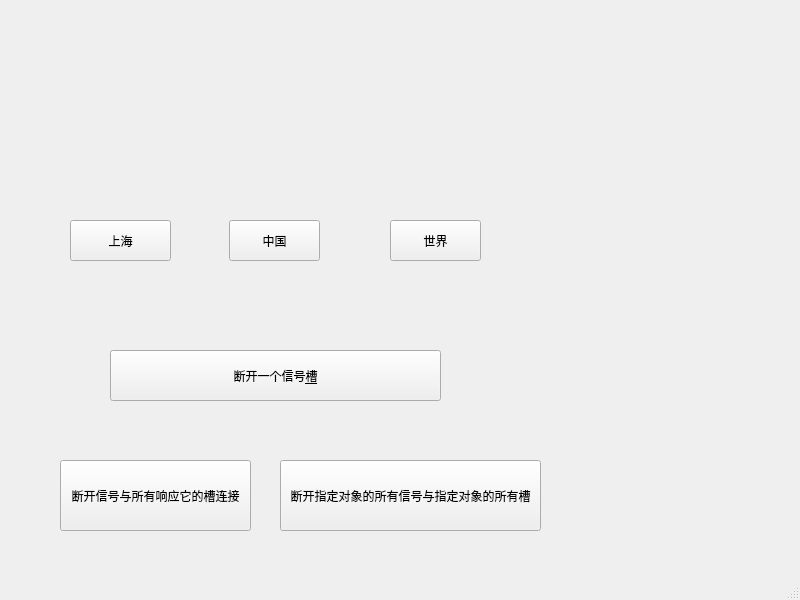
<?xml version="1.0" encoding="UTF-8"?>
<ui version="4.0">
 <class>MainWindow</class>
 <widget class="QMainWindow" name="MainWindow">
  <property name="geometry">
   <rect>
    <x>0</x>
    <y>0</y>
    <width>800</width>
    <height>600</height>
   </rect>
  </property>
  <property name="windowTitle">
   <string>MainWindow</string>
  </property>
  <widget class="QWidget" name="centralwidget">
   <widget class="QPushButton" name="shButton">
    <property name="geometry">
     <rect>
      <x>70</x>
      <y>220</y>
      <width>101</width>
      <height>41</height>
     </rect>
    </property>
    <property name="text">
     <string>上海</string>
    </property>
   </widget>
   <widget class="QPushButton" name="chButton">
    <property name="geometry">
     <rect>
      <x>229</x>
      <y>220</y>
      <width>91</width>
      <height>41</height>
     </rect>
    </property>
    <property name="text">
     <string>中国</string>
    </property>
   </widget>
   <widget class="QPushButton" name="wdButton">
    <property name="geometry">
     <rect>
      <x>390</x>
      <y>220</y>
      <width>91</width>
      <height>41</height>
     </rect>
    </property>
    <property name="text">
     <string>世界</string>
    </property>
   </widget>
   <widget class="QPushButton" name="pushButton">
    <property name="geometry">
     <rect>
      <x>110</x>
      <y>350</y>
      <width>331</width>
      <height>51</height>
     </rect>
    </property>
    <property name="text">
     <string>断开一个信号&amp;槽</string>
    </property>
   </widget>
   <widget class="QPushButton" name="pushButton_2">
    <property name="geometry">
     <rect>
      <x>60</x>
      <y>460</y>
      <width>191</width>
      <height>71</height>
     </rect>
    </property>
    <property name="text">
     <string>断开信号与所有响应它的槽连接</string>
    </property>
   </widget>
   <widget class="QPushButton" name="pushButton_3">
    <property name="geometry">
     <rect>
      <x>280</x>
      <y>460</y>
      <width>261</width>
      <height>71</height>
     </rect>
    </property>
    <property name="text">
     <string>断开指定对象的所有信号与指定对象的所有槽</string>
    </property>
   </widget>
  </widget>
  <widget class="QMenuBar" name="menubar">
   <property name="geometry">
    <rect>
     <x>0</x>
     <y>0</y>
     <width>800</width>
     <height>21</height>
    </rect>
   </property>
  </widget>
  <widget class="QStatusBar" name="statusbar"/>
 </widget>
 <resources/>
 <connections/>
</ui>
